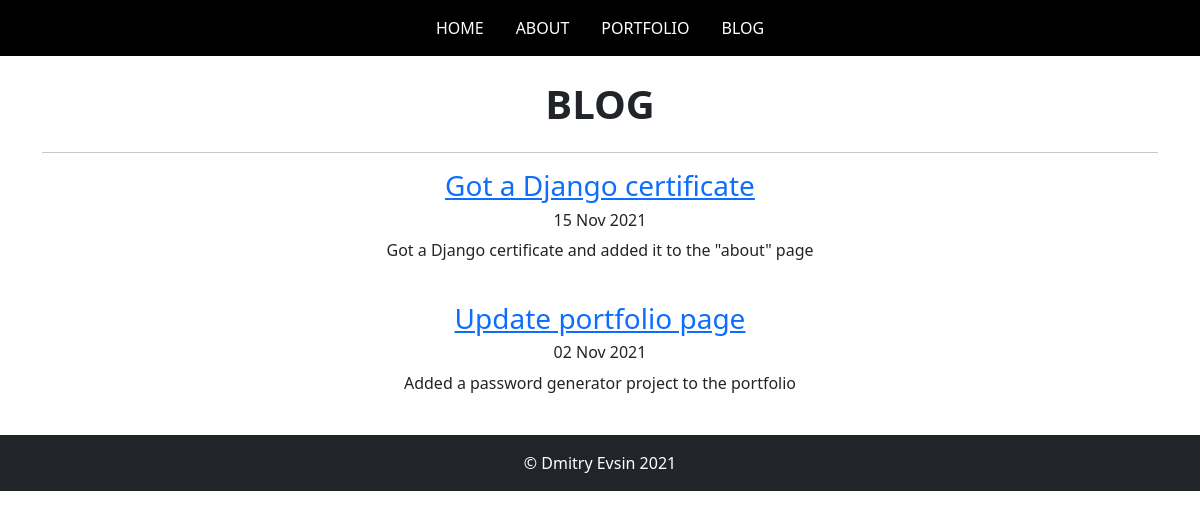
Page /blog/ on the earlier database version.
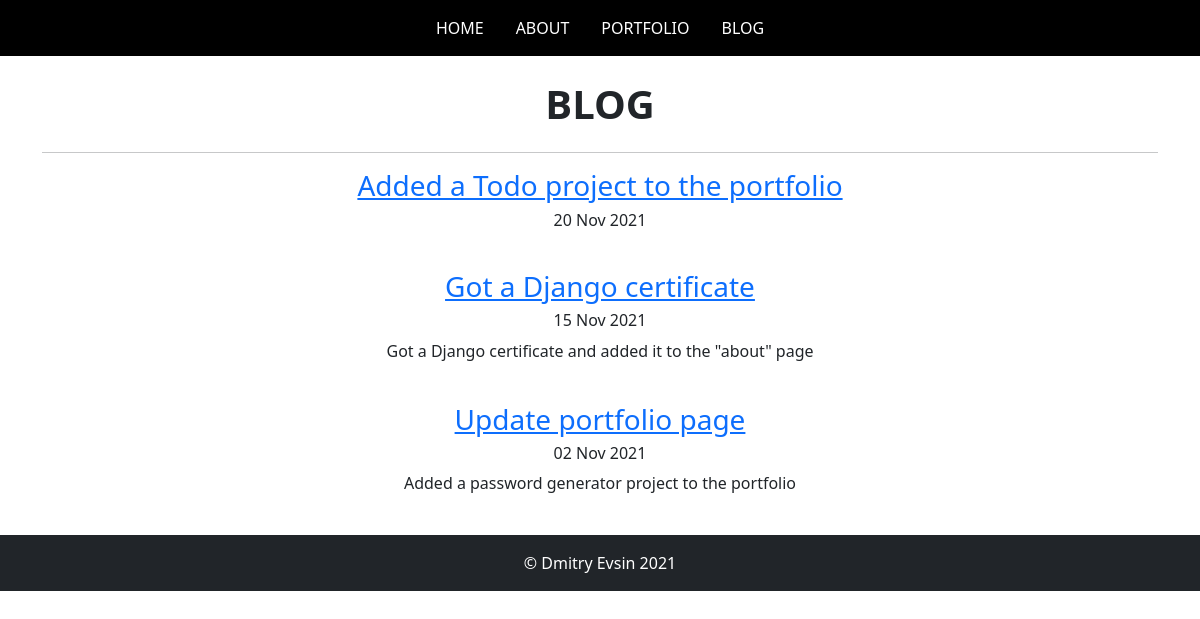
Same page on the later database version.
### blog/models.py (models this page shows, shortened)
class Blog(models.Model):
    title = models.CharField(max_length = 200)
    text = models.TextField(blank = True)
    date = models.DateField()

### blog/views.py (the view)
# urls.py: path('', views.all_blogs, name='all_blogs'),
def all_blogs(request):
    blogs = Blog.objects.order_by('-date')
    return render(request, 'blog/all_blogs.html', {'blogs': blogs})

### blog/templates/blog/all_blogs.html (shortened to what this page needs)
{%  extends 'portfolio/base.html'  %}
{%  block content  %}
<body>
  <div class="container">
    <h1 class="text-center my-4">
      <strong>
        BLOG
      </strong>
    </h1>
    <hr class="featurette-divider">
    {%  for blog in blogs  %}
    <div>
      <h3 class="text-center">
        <a href="{% url 'blog:detail' blog.id %}">
        {{  blog.title  }}
        </a>
      </h3>
      <h6 class="text-center">
        {{  blog.date|date:'d M Y'  }}
      </h6>
      <div class="text-center">
        <p class="text-center">
          {{  blog.text|truncatechars:100|safe  }}
        </p>
      </div>
      <br>
    </div>
    </body>
    {%  endfor  %}
{%  endblock  %}

Differences in the rows shown:
added Blog: title "Added a Todo project to the portfolio", date "20 Nov 2021"
